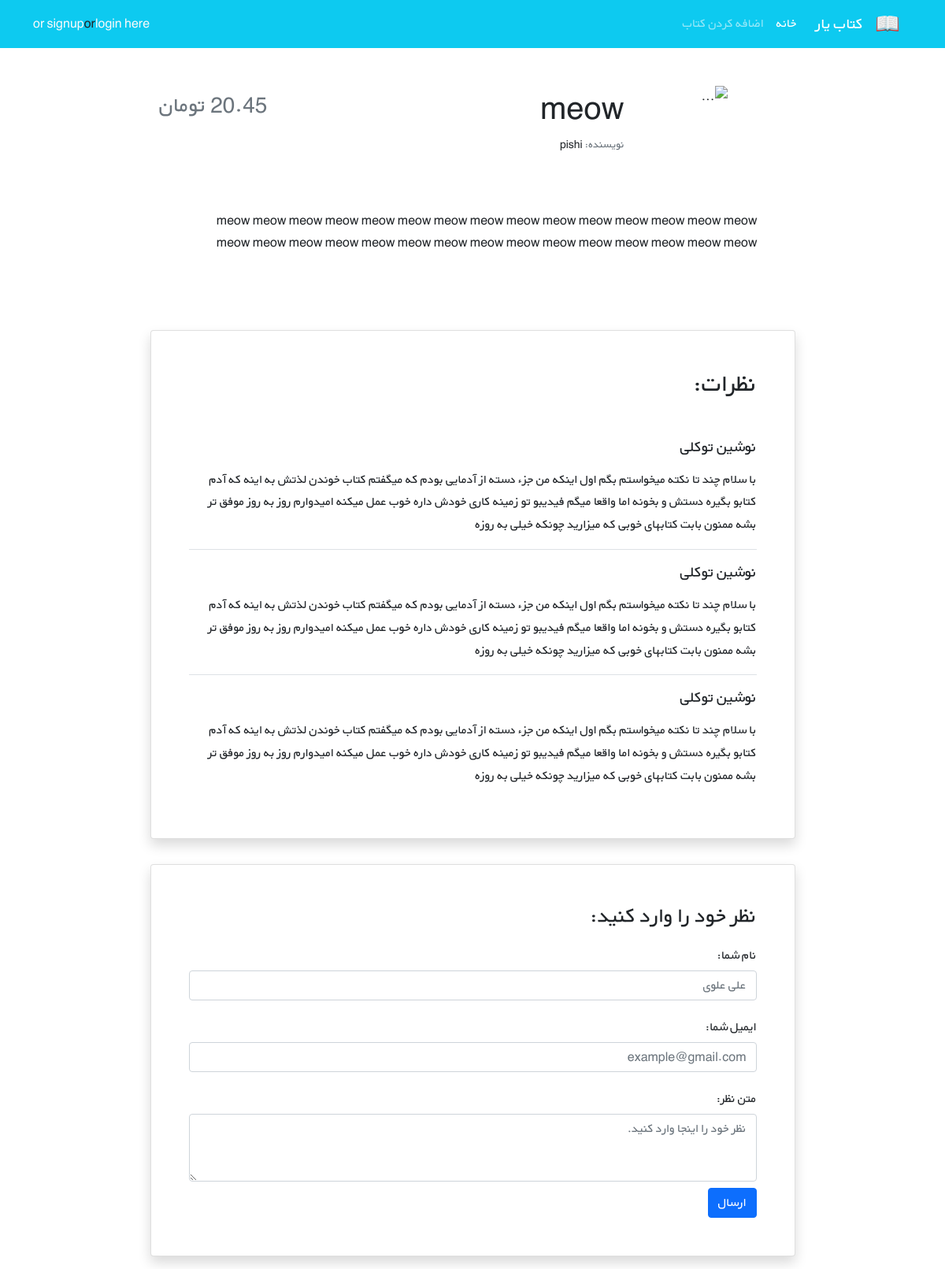
The app's page /books/2/, older data.
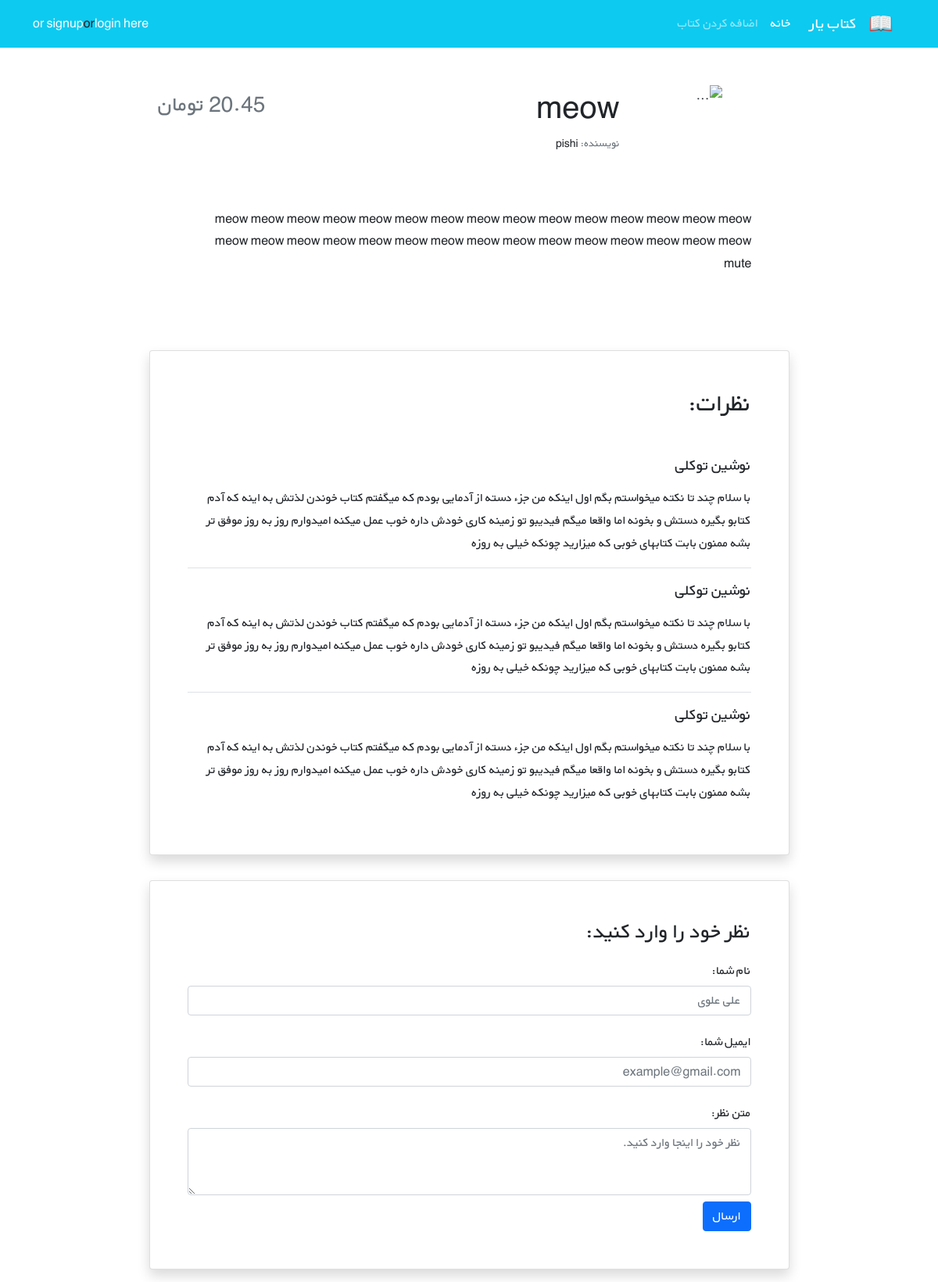
The same page, newer data.
### bookha/models.py (models this page shows, shortened)
class Book(models.Model):
    title = models.CharField(max_length=200)
    author = models.CharField(max_length=200)
    desc = models.TextField()
    price = models.DecimalField(max_digits=5, decimal_places=2) # ta 5 ragham save kun ke 2 raghamesh ashaare

### bookha/views.py (the view)
# urls.py: path('<int:pk>/', Bookdetail.as_view(), name='detail'),
class Bookdetail(generic.DetailView):
    model = Book
    template_name = 'bookha/bookdetail.html'  #html akhar faramoosh nashavad

### bookha/templates/bookha/bookdetail.html (shortened to what this page needs)
{% extends '_base.html' %}
{% block content %}
    <div class="container mt-5" dir="rtl">
        <div class="">
            <div class="">
                <div class="d-flex justify-content-center">
                    <div class="row w-sm-75 w-100">
                        <div class="col-xs-12 col-md-3 d-flex justify-content-center">
                            <div>
                                <img src="https://newcdn.fidibo.com/images/books/65579_50411_normal.jpg"
                                     class="img-fluid rounded-start" alt="...">
                            </div>
                        </div>
                        <div class="col-xs-12 col-md-6 text-center text-md-end mt-md-1 mt-4">
                            <h1>{{ book.title }}</h1>
                            <h5 class="small my-1"><span class="text-muted">نویسنده: </span>{{ book.author }}</h5>
                        </div>
                        <div class="col-xs-12 col-md-3 d-flex flex-column">
                            <h3 class="align-self-center pt-2 text-muted align-self-md-end">
                                {{ book.price }} تومان
                            </h3>
                        </div>
                    </div>
                </div>
                <div class="d-flex justify-content-center">
                    <div class="my-3 p-5 w-sm-75 w-100">
                        {{ book.desc|linebreaks }}
                    </div>
                </div>
                <div class="d-flex justify-content-center">
                    <div class="card shadow my-3 p-5 w-sm-75 w-100">
                        <h2 class="mb-5">نظرات:</h2>
                        <div class="border-bottom mb-3">
                            <h5 class="mb-3">نوشین توکلی</h5>
                            <p>با سلام چند تا نکته میخواستم بگم اول اینکه من جزء دسته از آدمایی بودم که میگفتم کتاب
                                خوندن لذتش
                                به اینه که آدم کتابو بگیره دستش و بخونه اما واقعا میگم فیدیبو تو زمینه کاری خودش داره
                                خوب عمل
                                میکنه امیدوارم روز به روز موفق تر بشه ممنون بابت کتابهای خوبی که میزارید چونکه خیلی به
                                روزه</p>
                        </div>
                        <div class="border-bottom mb-3">
                            <h5 class="mb-3">نوشین توکلی</h5>
                            <p>با سلام چند تا نکته میخواستم بگم اول اینکه من جزء دسته از آدمایی بودم که میگفتم کتاب
                                خوندن لذتش
                                به اینه که آدم کتابو بگیره دستش و بخونه اما واقعا میگم فیدیبو تو زمینه کاری خودش داره
                                خوب عمل
                                میکنه امیدوارم روز به روز موفق تر بشه ممنون بابت کتابهای خوبی که میزارید چونکه خیلی به
                                روزه</p>
                        </div>
                        <div>
                            <h5 class="mb-3">نوشین توکلی</h5>
                            <p>با سلام چند تا نکته میخواستم بگم اول اینکه من جزء دسته از آدمایی بودم که میگفتم کتاب
                                خوندن لذتش
                                به اینه که آدم کتابو بگیره دستش و بخونه اما واقعا میگم فیدیبو تو زمینه کاری خودش داره
                                خوب عمل
                                میکنه امیدوارم روز به روز موفق تر بشه ممنون بابت کتابهای خوبی که میزارید چونکه خیلی به
                                روزه</p>
                        </div>
                    </div>
                </div>
                <div class="d-flex justify-content-center">
                    <div class="card shadow my-3 p-5 w-sm-75 w-100">
                        <h3>نظر خود را وارد کنید:</h3>
                        <form method="POST">
                            <div class="form-group py-2">
                                <label class="py-1" for="author_name">نام شما:</label>
                                <input type="text" class="form-control" placeholder="علی علوی" name="author_name">
                            </div>
                            <div class="form-group py-2">
                                <label class="py-1" for="email">ایمیل شما:</label>
                                <input type="email" class="form-control" placeholder="example@gmail.com" name="email">
                            </div>
                            <div class="form-group py-2">
                                <label class="py-1" for="comment_text">متن نظر:</label>
                                <textarea class="form-control" name="text" rows="3"
                                          placeholder="نظر خود را اینجا وارد کنید."></textarea>
                            </div>
                            <button type="submit" class="btn btn-primary">ارسال</button>
                        </form>
                    </div>
                </div>
            </div>
        </div>
    </div>
{% endblock %}

### templates/_base.html (shortened to what this page needs)
{% load static %}
<!DOCTYPE HTML PUBLIC "-//W3C//DTD HTML 4.01//EN" "http://www.w3.org/TR/html4/strict.dtd">
<html lang="en">
<head>
    <link href="https://cdn.jsdelivr.net/npm/bootstrap@5.1.3/dist/css/bootstrap.min.css" rel="stylesheet"
>
    <link rel="stylesheet" href="{% static 'css/style.css' %}">
</head>
<body>
<nav class="navbar navbar-expand-lg navbar-dark bg-info" dir="rtl">
    <div class="container">
        <a class="navbar-brand" href="#">
            <img src="{% static 'icons/book.png' %}" alt="" height="30"
                 class="d-inline-block align-text-top">
        </a>
        <a class="navbar-brand mx-3" href="{% url 'home' %}">کتاب یار</a>
        <div class="collapse navbar-collapse" id="navbarNavAltMarkup">
            <div class="navbar-nav">
                <a class="nav-link active" aria-current="page" href="{% url 'booklis' %}">خانه</a>
                <a class="nav-link" href="{% url 'create' %}">اضافه کردن کتاب</a>
            </div>
        </div>
        {% if user.is_authenticated %}
        <div class="mx-2 text-white">welcome {{ user.username }}  <a class="link-light text-decoration-none" href="{% url 'logout' %}">خروج</a>
        {% else %}
             <a class="link-light text-decoration-none" href="{% url 'login' %}">login here</a>
            <span> or </span>
            <a class="link-light text-decoration-none" href="{% url 'signup' %}">or signup</a>
        {% endif %}
        </div>
</nav>
<div class="container">
    {% block content %}
    {% endblock %}
</div>
</body>
</html>

### static/css/style.css (style rules this page uses)
* { font-family: 'BYekan', sans-serif; line-height: 1.8rem; }
@media (min-width: 576px) { .w-sm-75 { width: 75%!important; } }

Row changes from the older to the newer data that the page shows:
changed Book "meow": desc "meow meow meow meow meow meow meow meow meow meow meow meow meow meow meow meow meow meow meow meow meow meow meow meow meow meow meow meow meow meow" → "meow meow meow meow meow meow meow meow meow meow meow meow meow meow meow meow meow meow meow meow meow meow meow meow meow meow meow meow meow meow mute"
